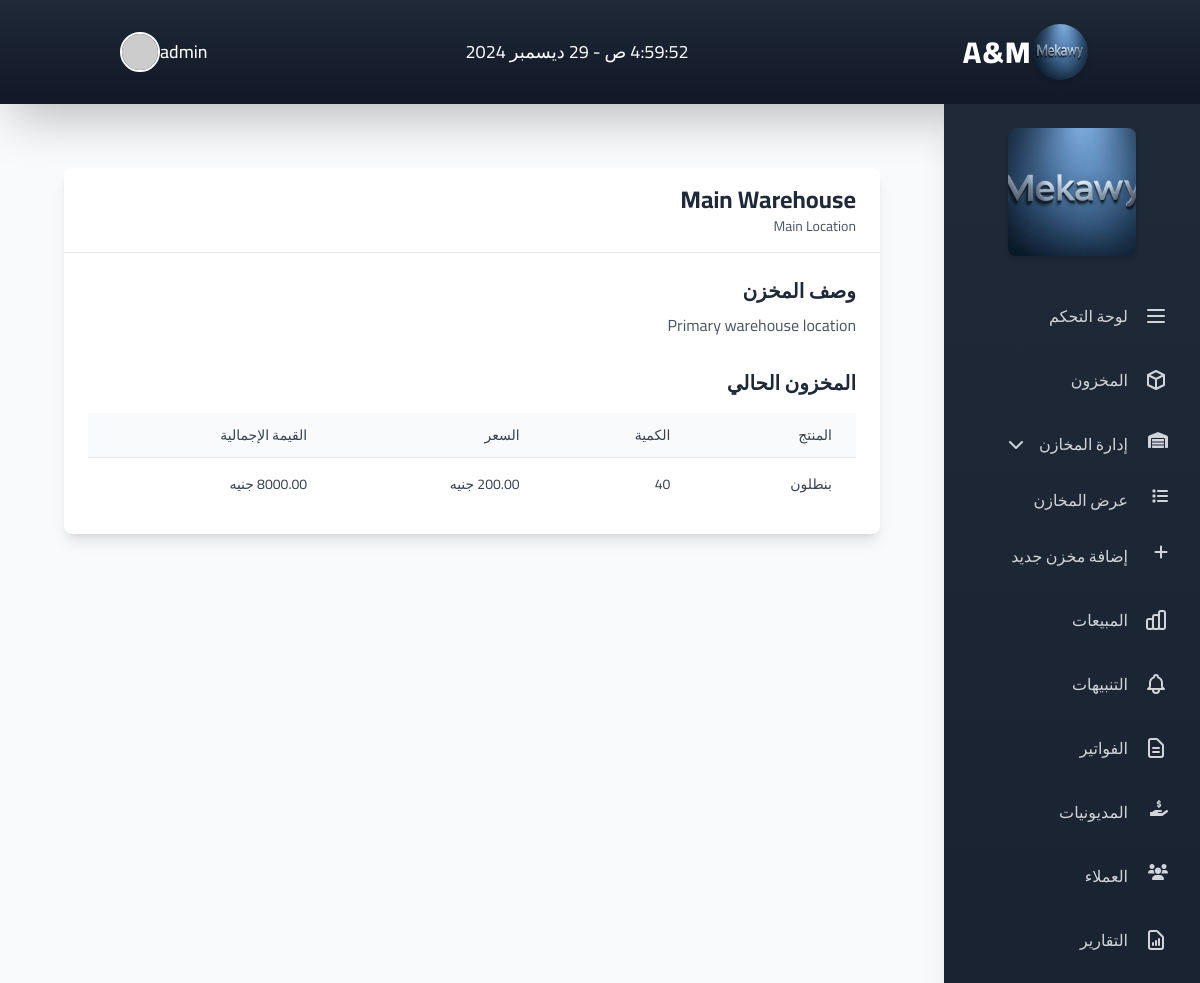
Page /warehouse/1 (signed in) on the committed database.
### app.py (models this page shows, shortened)
class Settings(db.Model):
    id = db.Column(db.Integer, primary_key=True)
    brand_name = db.Column(db.String(100), default='My Store')
    logo_url = db.Column(db.String(200))
    sidebar_image_url = db.Column(db.String(200))
    owner_email = db.Column(db.String(120))
    theme_color = db.Column(db.String(20), default='#007bff')
    about_title = db.Column(db.String(200))
    about_text = db.Column(db.Text)
    contact_phone = db.Column(db.String(50))
    contact_email = db.Column(db.String(120))
    show_dashboard = db.Column(db.Boolean, default=True)
    show_inventory = db.Column(db.Boolean, default=True)
    show_warehouses = db.Column(db.Boolean, default=True)
    show_sales = db.Column(db.Boolean, default=True)
    show_alerts = db.Column(db.Boolean, default=True)
    show_invoices = db.Column(db.Boolean, default=True)
    show_reports = db.Column(db.Boolean, default=True)
    show_debtors = db.Column(db.Boolean, default=True)
    show_clients = db.Column(db.Boolean, default=True)
    show_settings = db.Column(db.Boolean, default=True)
    sidebar_order = db.Column(db.String(500), default='dashboard,inventory,warehouses,sales,alerts,invoices,reports,debtors,clients')

class User(UserMixin, db.Model):
    id = db.Column(db.Integer, primary_key=True)
    username = db.Column(db.String(80), unique=True, nullable=False)
    password = db.Column(db.String(120), nullable=False)
    is_admin = db.Column(db.Boolean, default=False)
    role = db.Column(db.String(20), default='staff')  # 'owner', 'hr', 'staff'

class Warehouse(db.Model):
    id = db.Column(db.Integer, primary_key=True)
    name = db.Column(db.String(100), nullable=False)
    location = db.Column(db.String(200))
    description = db.Column(db.Text)
    items = db.relationship('InvoiceItem', back_populates='warehouse')

class JeansStock(db.Model):
    __tablename__ = 'jeans_stock'
    __table_args__ = {'extend_existing': True}
    id = db.Column(db.Integer, primary_key=True)
    jeans_id = db.Column(db.Integer, db.ForeignKey('jeans.id'))
    warehouse_id = db.Column(db.Integer, db.ForeignKey('warehouse.id'))
    quantity = db.Column(db.Integer, default=0)
    warehouse = db.relationship('Warehouse', backref='jeans_stocks')

class Jeans(db.Model):
    id = db.Column(db.Integer, primary_key=True)
    name = db.Column(db.String(100), nullable=False)  # اسم المنتج
    barcode = db.Column(db.String(50), unique=True)  # الكود
    sizes = db.Column(db.String(200), nullable=False)  # المقاسات
    colors = db.Column(db.String(200), nullable=False)  # الالوان
    price = db.Column(db.Float, nullable=False)  # السعر بالجنيه
    quantity = db.Column(db.Integer, default=0)
    pieces_per_dozen = db.Column(db.Integer, nullable=False)  # الدسته كام قطعه
    dozens_per_package = db.Column(db.Integer, nullable=False)  # الشيكاره كام دسته
    image_url = db.Column(db.String(200))
    date_added = db.Column(db.DateTime, default=datetime.utcnow)
    stocks = db.relationship('JeansStock', backref='jeans')

### app.py (the view)
@app.route('/warehouse/<int:warehouse_id>')
@login_required
def view_warehouse(warehouse_id):
    warehouse = Warehouse.query.get_or_404(warehouse_id)
    stocks = JeansStock.query.filter_by(warehouse_id=warehouse_id).all()
    return render_template('warehouses/view.html', warehouse=warehouse, stocks=stocks)

### app.py (called while the page is built)
@app.context_processor
def inject_settings():
    settings = Settings.query.first()
    if not settings:
        settings = Settings()
        db.session.add(settings)
        db.session.commit()
    return dict(settings=settings)

@login_manager.user_loader
def load_user(user_id):
    return User.query.get(int(user_id))

### templates/warehouses/view.html
{% extends "base.html" %}
{% block content %}
<div class="max-w-7xl mx-auto px-4 sm:px-6 lg:px-8 py-8">
    <div class="bg-white shadow-lg rounded-lg overflow-hidden">
        <div class="px-6 py-4 border-b border-gray-200">
            <h2 class="text-2xl font-bold text-gray-800">{{ warehouse.name }}</h2>
            <p class="text-sm text-gray-600">{{ warehouse.location }}</p>
        </div>
        <div class="p-6">
            <div class="mb-8">
                <h4 class="text-xl font-semibold text-gray-800 mb-2">وصف المخزن</h4>
                <p class="text-gray-600">{{ warehouse.description }}</p>
            </div>
            <div>
                <h4 class="text-xl font-semibold text-gray-800 mb-4">المخزون الحالي</h4>
                <div class="overflow-x-auto">
                    <table class="min-w-full divide-y divide-gray-200">
                        <thead class="bg-gray-50">
                            <tr>
                                <th class="px-6 py-3 text-right text-sm font-medium text-gray-700">المنتج</th>
                                <th class="px-6 py-3 text-right text-sm font-medium text-gray-700">الكمية</th>
                                <th class="px-6 py-3 text-right text-sm font-medium text-gray-700">السعر</th>
                                <th class="px-6 py-3 text-right text-sm font-medium text-gray-700">القيمة الإجمالية</th>
                            </tr>
                        </thead>
                        <tbody class="bg-white divide-y divide-gray-200">
                            {% for stock in stocks %}
                            <tr class="hover:bg-gray-50">
                                <td class="px-6 py-4 whitespace-nowrap text-sm text-gray-700">{{ stock.jeans.name }}</td>
                                <td class="px-6 py-4 whitespace-nowrap text-sm text-gray-700">{{ stock.quantity }}</td>
                                <td class="px-6 py-4 whitespace-nowrap text-sm text-gray-700">{{ "%.2f"|format(stock.jeans.price) }} جنيه</td>
                                <td class="px-6 py-4 whitespace-nowrap text-sm text-gray-700">{{ "%.2f"|format(stock.quantity * stock.jeans.price) }} جنيه</td>
                            </tr>
                            {% endfor %}
                        </tbody>
                    </table>
                </div>
            </div>
        </div>
    </div>
</div>
{% endblock %}

### templates/components/header.html (shortened to what this page needs)
<header class="bg-gradient-to-b from-gray-800 to-gray-900 shadow-2xl">
    <div class="container mx-auto px-6">
        <div class="flex justify-between items-center py-6">
            <div class="flex items-center space-x-4">
                {% if settings.logo_url %}
                    <img src="{{ url_for('static', filename=settings.logo_url.replace('/static/', '')) }}" alt="شعار متجر الجينز" class="h-14 w-14 rounded-full shadow-md transform hover:scale-110 transition-transform duration-300">
                {% else %}
                    <img src="{{ url_for('static', filename='img/default-logo.png') }}" alt="شعار متجر الجينز" class="h-14 w-14 rounded-full shadow-md transform hover:scale-110 transition-transform duration-300">
                {% endif %}
                <h1 class="text-3xl font-extrabold text-white tracking-wider hover:text-blue-200 transition-colors duration-300">A&M</h1>
            </div>
            <span class="text-white text-lg" id="currentTime"></span>
            <div class="flex items-center space-x-6">
                <div class="relative group">
                    <button class="flex items-center space-x-2 text-white hover:text-blue-200 transition-colors duration-300">
                        <span class="text-lg font-medium">{{ current_user.username }}</span>
                        <img src="https://i.pravatar.cc/150?img=12" alt="Profile" class="h-10 w-10 rounded-full border-2 border-white">
                    </button>
                </div>
            </div>
        </div>
    </div>
</header>

### templates/components/sidebar.html (shortened to what this page needs)
<aside class="bg-gradient-to-b from-gray-800 to-gray-900 text-white w-full md:w-64 min-h-screen px-4 py-6 shadow-xl">
    <div class="mb-8 transition-transform hover:scale-105">
        {% if settings.logo_url %}
            <img src="{{ url_for('static', filename=settings.logo_url.replace('/static/', '')) }}" alt="شعار متجر الجينز" class="mx-auto rounded-lg shadow-md w-32 h-32 object-cover">
        {% else %}
            <img src="{{ url_for('static', filename='img/default-logo.png') }}" alt="شعار متجر الجينز" class="mx-auto rounded-lg shadow-md w-32 h-32 object-cover">
        {% endif %}
    </div>
    <nav>
        <ul class="space-y-2">
            {% set order = settings.sidebar_order.split(',') %}
            {% for item in order %}
                {% if item == 'dashboard' and settings.show_dashboard %}
                    <li>
                        <a href="/dashboard" class="flex items-center justify-start gap-4 p-4 hover:bg-gray-700/60 rounded-xl transition-all duration-300 ease-in-out hover:shadow-lg group">
                            <svg class="w-6 h-6 text-gray-300 group-hover:text-white transition-colors" fill="none" stroke="currentColor" viewBox="0 0 24 24">
                                <path stroke-linecap="round" stroke-linejoin="round" stroke-width="2" d="M4 6h16M4 12h16M4 18h16"></path>
                            </svg>
                            <span class="text-base font-medium text-gray-300 group-hover:text-white transition-colors">لوحة التحكم</span>
                        </a>
                    </li>
                {% endif %}
                {% if item == 'inventory' and settings.show_inventory %}
                    <li>
                        <a href="/inventory" class="flex items-center justify-start gap-4 p-4 hover:bg-gray-700/60 rounded-xl transition-all duration-300 ease-in-out hover:shadow-lg group">
                            <svg class="w-6 h-6 text-gray-300 group-hover:text-white transition-colors" fill="none" stroke="currentColor" viewBox="0 0 24 24">
                                <path stroke-linecap="round" stroke-linejoin="round" stroke-width="2" d="M20 7l-8-4-8 4m16 0l-8 4m8-4v10l-8 4m0-10L4 7m8 4v10M4 7v10l8 4"></path>
                            </svg>
                            <span class="text-base font-medium text-gray-300 group-hover:text-white transition-colors">المخزون</span>
                        </a>
                    </li>
                {% endif %}
                {% if item == 'warehouses' and settings.show_warehouses %}
                    <li class="sidebar-item">
                        <a href="#" class="flex items-center justify-start gap-4 p-4 hover:bg-gray-700/60 rounded-xl transition-all duration-300 ease-in-out hover:shadow-lg group" onclick="toggleSubmenu('warehouseSubmenu')">
                            <i class="fas fa-warehouse text-gray-300 group-hover:text-white transition-colors w-6 h-6"></i>
                            <span class="text-base font-medium text-gray-300 group-hover:text-white transition-colors">إدارة المخازن</span>
                            <i class="fas fa-chevron-down text-gray-300 group-hover:text-white transition-colors ml-auto"></i>
                        </a>
                        <div id="warehouseSubmenu" class="hidden pl-8">
                            <a href="{{ url_for('list_warehouses') }}" class="flex items-center gap-4 p-4 hover:bg-gray-700/60 rounded-xl transition-all duration-300 ease-in-out hover:shadow-lg group">
                                <i class="fas fa-list text-gray-300 group-hover:text-white transition-colors w-6 h-6"></i>
                                <span class="text-base font-medium text-gray-300 group-hover:text-white transition-colors">عرض المخازن</span>
                            </a>
                            <a href="{{ url_for('add_warehouse') }}" class="flex items-center gap-4 p-4 hover:bg-gray-700/60 rounded-xl transition-all duration-300 ease-in-out hover:shadow-lg group">
                                <i class="fas fa-plus text-gray-300 group-hover:text-white transition-colors w-6 h-6"></i>
                                <span class="text-base font-medium text-gray-300 group-hover:text-white transition-colors">إضافة مخزن جديد</span>
                            </a>
                        </div>
                    </li>
                {% endif %}
                {% if item == 'sales' and settings.show_sales %}
                    <li>
                        <a href="/sales" class="flex items-center justify-start gap-4 p-4 hover:bg-gray-700/60 rounded-xl transition-all duration-300 ease-in-out hover:shadow-lg group">
                            <span class="text-base font-medium text-gray-300 group-hover:text-white transition-colors">المبيعات</span>
                        </a>
                    </li>
                {% endif %}
                {% if item == 'alerts' and settings.show_alerts %}
                    <li>
                        <a href="/alerts" class="flex items-center justify-start gap-4 p-4 hover:bg-gray-700/60 rounded-xl transition-all duration-300 ease-in-out hover:shadow-lg group">
                            <span class="text-base font-medium text-gray-300 group-hover:text-white transition-colors">التنبيهات</span>
                        </a>
                    </li>
                {% endif %}
                {% if item == 'invoices' and settings.show_invoices %}
                    <li>
                        <a href="{{ url_for('list_invoices') }}" class="flex items-center justify-start gap-4 p-4 hover:bg-gray-700/60 rounded-xl transition-all duration-300 ease-in-out hover:shadow-lg group">
                            <span class="text-base font-medium text-gray-300 group-hover:text-white transition-colors">الفواتير</span>
                        </a>
                    </li>
                {% endif %}
                {% if item == 'reports' and settings.show_reports %}
                    <li>
                        <a href="/reports" class="flex items-center justify-start gap-4 p-4 hover:bg-gray-700/60 rounded-xl transition-all duration-300 ease-in-out hover:shadow-lg group">
                            <span class="text-base font-medium text-gray-300 group-hover:text-white transition-colors">التقارير</span>
                        </a>
                    </li>
                {% endif %}
                {% if item == 'debtors' and settings.show_debtors %}
                    <li class="sidebar-item">
                        <a href="{{ url_for('debtors') }}" class="flex items-center justify-start gap-4 p-4 hover:bg-gray-700/60 rounded-xl transition-all duration-300 ease-in-out hover:shadow-lg group">
                            <i class="fas fa-hand-holding-usd text-gray-300 group-hover:text-white transition-colors w-6 h-6"></i>
                            <span class="text-base font-medium text-gray-300 group-hover:text-white transition-colors">المديونيات</span>
                        </a>
                    </li>
                {% endif %}
                {% if item == 'clients' and settings.show_clients %}
                    <li class="sidebar-item">
                        <a href="{{ url_for('list_clients') }}" class="flex items-center justify-start gap-4 p-4 hover:bg-gray-700/60 rounded-xl transition-all duration-300 ease-in-out hover:shadow-lg group">
                            <i class="fas fa-users text-gray-300 group-hover:text-white transition-colors w-6 h-6"></i>
                            <span class="text-base font-medium text-gray-300 group-hover:text-white transition-colors">العملاء</span>
                        </a>
                    </li>
                {% endif %}
            {% endfor %}
        </ul>
    </nav>
</aside>

### templates/base.html (style rules this page uses)
body { font-size: 16px; touch-action: manipulation; }

### rows in the picture
Settings: logo_url (picture), show_dashboard True (drawn), show_inventory True (drawn), show_warehouses True (drawn), show_sales True (drawn), show_alerts True (drawn), show_invoices True (drawn), show_debtors True (drawn), show_clients True (drawn), show_reports True (drawn)
User: username "admin"
Warehouse: name "Main Warehouse", location "Main Location", description "Primary warehouse location"
JeansStock: jeans.name "بنطلون", quantity "40", stock.quantity*stock.jeans.price "8000.00"
